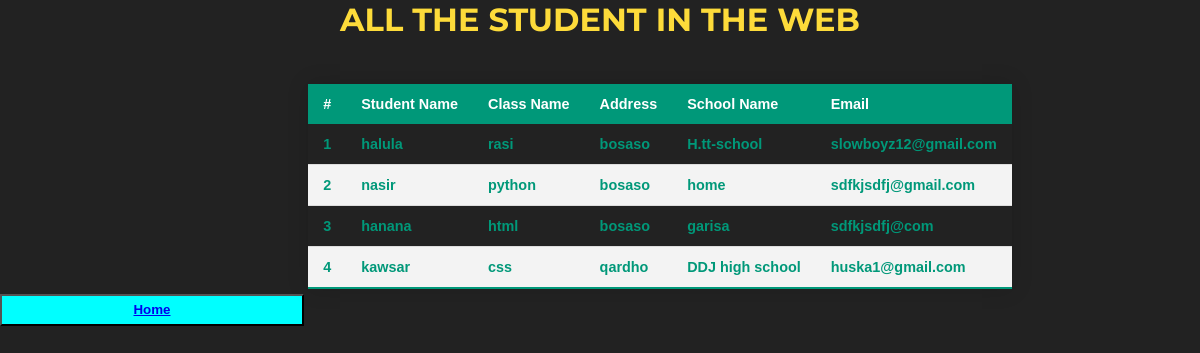
Page /detail/ on the earlier database version.
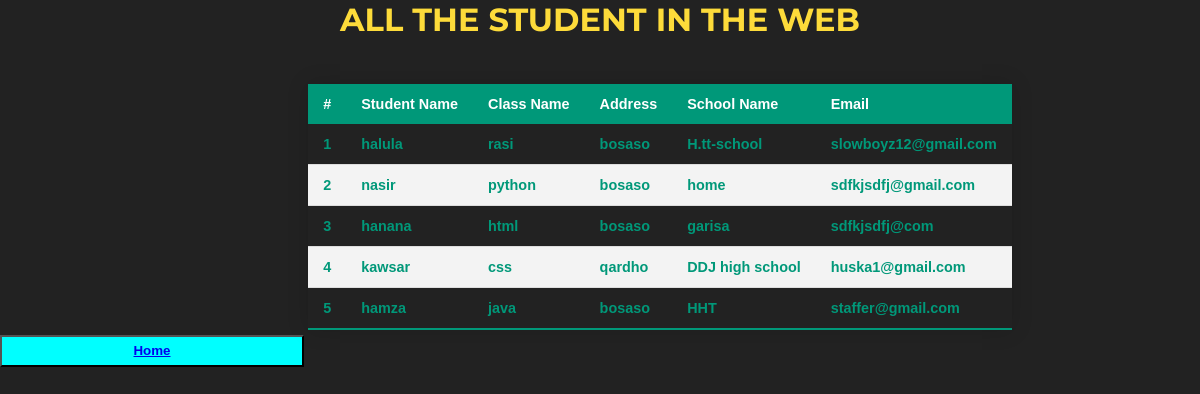
Same page on the later database version.
### student/models.py (models this page shows, shortened)
class StudentModel(models.Model):
    name = models.CharField(max_length= 255)
    s_class = models.CharField(max_length= 255)
    address = models.CharField(max_length=255)
    school_name = models.CharField(max_length=255)
    email = models.CharField(max_length=255)

### student/views.py (the view)
# urls.py: path('detail/',views.AllDetailView.as_view(), name='detail'),
class AllDetailView(generic.ListView):
    model = StudentModel
    form_class= StudentForm
    context_object_name= 'objects'
    template_name = 'student/detail.html'

### student/templates/student/detail.html (shortened to what this page needs)
{% load static %}
<link rel="stylesheet" href="{% static 'css/main.css' %}">
{% block content %}
<div class="uppage">
    <h1> ALL THE STUDENT IN THE WEB </h1>
</div>
<button style="font-weight: 600;
background-color: aqua;
width: 19rem;
height:2rem;
text-decoration: none;
"type="submit"><a href="{% url 'home' %}">Home</a> </button>
    <div style="display: inline-block; background: wighte; margin-top: 20px;">
        <table class="styled-table">
            <thead>
                <th>#</th>
                <th>Student Name</th>
                <th>Class Name</th>
                <th>Address</th>
                <th>School Name</th>
                <th>Email</th>
            </thead>
            <tbody>
                {% for detail in objects %}
                <tr class="active-row" onclick="window.location = '{% url 'detail_id' detail.id %} ' ">
                    <td>{{forloop.counter}}</td>
                    <td>{{detail.name}}</td>
                    <td>{{detail.s_class}}</td>
                    <td>{{detail.address}}</td>
                    <td>{{detail.school_name}}</td>
                    <td>{{detail.email}}</td>
                </tr>
                {% endfor %}
            </tbody>
        </table>
    </div>
{% endblock content %}

### static/css/main.css (style rules this page uses)
* { margin: 0; padding: 0; box-sizing: border-box; }
a { padding: 1rem; }
.styled-table { border-collapse: collapse; margin: 25px 0; font-size: 0.9em; font-family: sans-serif; min-width: 400px; box-shadow: 0 0 20px rgba(0, 0, 0, 0.15); }
.styled-table th, .styled-table td { padding: 12px 15px; }
.styled-table tbody tr { border-bottom: 1px solid #dddddd; }
.styled-table tbody tr:nth-of-type(even) { background-color: #f3f3f3; }
.styled-table tbody tr:last-of-type { border-bottom: 2px solid #009879; }
.styled-table tbody tr.active-row { font-weight: bold; color: #009879; }
.uppage { display: flex; justify-content: center; align-items: center; color: #fddb3a; }

Differences in the rows shown:
added StudentModel: name "hamza", s_class "java", address "bosaso", school_name "HHT", email "staffer@gmail.com"
